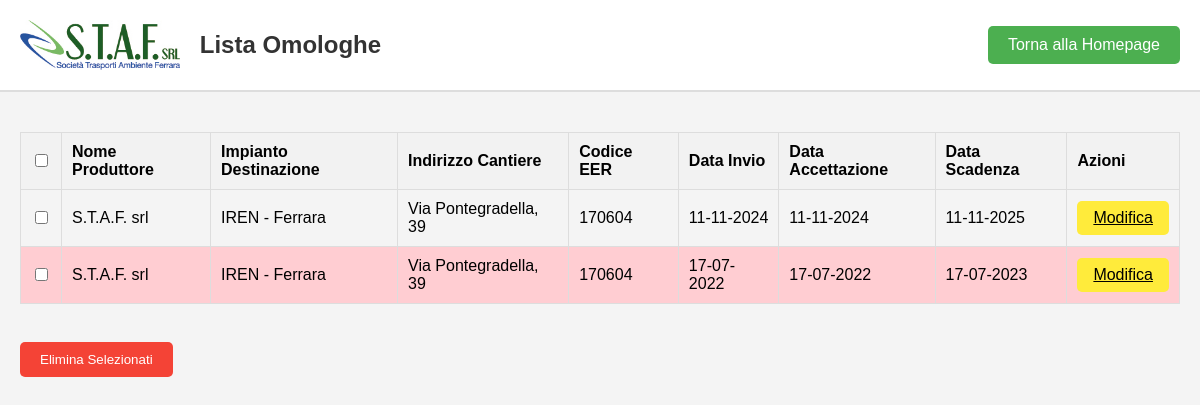
Page /omologhe on the earlier database version.
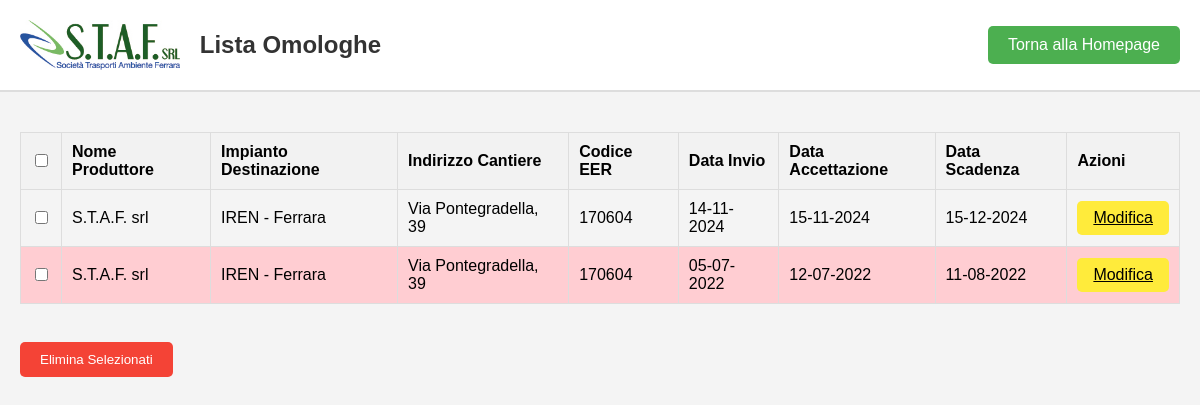
Same page on the later database version.
### tables this page shows
CREATE TABLE documenti (
        id INTEGER PRIMARY KEY AUTOINCREMENT,
        nome_produttore TEXT NOT NULL,
        impianto_destinazione TEXT NOT NULL,
        indirizzo_cantiere TEXT NOT NULL,
        codice_eer TEXT NOT NULL,
        data_invio DATE NOT NULL,
        data_accettazione DATE NOT NULL,
        data_scadenza DATE NOT NULL
    );

### app.py (the view)
@app.route('/omologhe')
def lista_omologhe():
    conn = get_db_connection()
    documenti = conn.execute('SELECT * FROM documenti').fetchall()
    conn.close()
    documenti_formattati = []
    for documento in documenti:
        documento_dict = dict(documento)  # Converte in dizionario mutabile
        if isinstance(documento_dict.get('data_invio'), str):
            documento_dict['data_invio'] = datetime.strptime(documento_dict['data_invio'][:10], '%Y-%m-%d')
        if isinstance(documento_dict.get('data_accettazione'), str):
            documento_dict['data_accettazione'] = datetime.strptime(documento_dict['data_accettazione'][:10], '%Y-%m-%d')
        if isinstance(documento_dict.get('data_scadenza'), str):
            documento_dict['data_scadenza'] = datetime.strptime(documento_dict['data_scadenza'][:10], '%Y-%m-%d')
        documenti_formattati.append(documento_dict)
    return render_template('lista_omologhe.html', documenti=documenti_formattati, isExpired=isExpired)

### app.py (called while the page is built)
def get_db_connection():
    conn = sqlite3.connect(DATABASE, check_same_thread=False, timeout=10)
    conn.row_factory = sqlite3.Row
    conn.execute('PRAGMA journal_mode=WAL;')
    return conn

def isExpired(data_scadenza):
    if isinstance(data_scadenza, datetime):
        return data_scadenza < datetime.now()
    elif isinstance(data_scadenza, str):
        data_scadenza = datetime.strptime(data_scadenza, '%Y-%m-%d')
        return data_scadenza < datetime.now()
    return False  # Ritorna False se data_scadenza non è né str né datetime

### templates/lista_omologhe.html (shortened to what this page needs)
<!DOCTYPE html>
<html lang="it">
<head>
</head>
<body>
    <div class="header">
        <div style="display: flex; align-items: center;">
            <img src="{{ url_for('static', filename='logo_staf_piccolo.jpg') }}" alt="Logo">
            <h1>Lista Omologhe</h1>
        </div>
        <a href="{{ url_for('home') }}">Torna alla Homepage</a>
    </div>
    <div class="container">
        <form method="POST" action="{{ url_for('delete_documents') }}">
            <table>
                <thead>
                    <tr>
                        <th><input type="checkbox" onclick="toggleSelectAll(this)"></th>
                        <th>Nome Produttore</th>
                        <th>Impianto Destinazione</th>
                        <th>Indirizzo Cantiere</th>
                        <th>Codice EER</th>
                        <th>Data Invio</th>
                        <th>Data Accettazione</th>
                        <th>Data Scadenza</th>
                        <th>Azioni</th>
                    </tr>
                </thead>
                <tbody>
                    {% if documenti %}
                    {% for documento in documenti %}
                    <tr class="{{ 'expired' if isExpired(documento.data_scadenza) }}">
                        <td><input type="checkbox" name="document_ids" value="{{ documento.id }}"
                                class="document-checkbox"></td>
                        <td>{{ documento.nome_produttore }}</td>
                        <td>{{ documento.impianto_destinazione }}</td>
                        <td>{{ documento.indirizzo_cantiere }}</td>
                        <td>{{ documento.codice_eer }}</td>
                        <td>{{ documento.data_invio.strftime('%d-%m-%Y') }}</td>
                        <td>{{ documento.data_accettazione.strftime('%d-%m-%Y') }}</td>
                        <td>{{ documento.data_scadenza.strftime('%d-%m-%Y') }}</td>
                        <td><a href="{{ url_for('modifica_omologa', documento_id=documento.id) }}"
                                class="edit-button">Modifica</a></td>
                    </tr>
                    {% endfor %}
                    {% else %}
                    <tr>
                        <td colspan="9" style="text-align: center;">Nessun documento trovato.</td>
                    </tr>
                    {% endif %}
                </tbody>
            </table>
            <br>
            <button type="submit">Elimina Selezionati</button>
        </form>
    </div>
</body>
</html>

### templates/lista_omologhe.html (style rules this page uses)
body { font-family: Arial, sans-serif; margin: 0; padding: 0; background-color: #f4f4f4; }
.header { display: flex; align-items: center; justify-content: space-between; padding: 20px; background-color: #ffffff; border-bottom: 2px solid #ddd; }
.header img { height: 50px; margin-right: 20px; }
.header h1 { margin: 0; color: #333; font-size: 24px; }
.header a { text-decoration: none; color: white; background-color: #4CAF50; padding: 10px 20px; border-radius: 5px; transition: background-color 0.3s ease; }
table { width: 100%; border-collapse: collapse; margin: 20px 0; }
table, th, td { border: 1px solid #ddd; text-align: left; }
th, td { padding: 10px; }
th { background-color: #f2f2f2; }
.container { padding: 20px; }
button { background-color: #f44336; color: white; border: none; padding: 10px 20px; border-radius: 5px; cursor: pointer; transition: background-color 0.3s ease; }
.edit-button { background-color: #FFEB3B; color: black; padding: 8px 16px; border: none; border-radius: 5px; cursor: pointer; transition: background-color 0.3s ease; display: inline-block; }
.expired { background-color: #FFCDD2; }

Differences in the rows shown:
changed documenti (number 1 of 2 on the later page): data_invio "11-11-2024" → "14-11-2024"; data_accettazione "11-11-2024" → "15-11-2024"; data_scadenza "11-11-2025" → "15-12-2024"
changed documenti (number 2 of 2 on the later page): data_invio "17-07-2022" → "05-07-2022"; data_accettazione "17-07-2022" → "12-07-2022"; data_scadenza "17-07-2023" → "11-08-2022"
